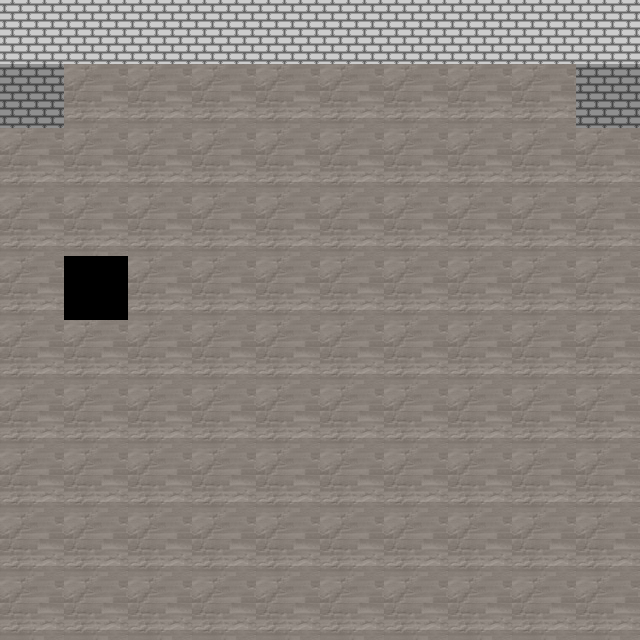

This game map was drawn from its Tiled (.tmx) file and the tilesets committed beside it. A one-line description and the full map source follow:
An orthogonal 10x10 tile map with 64x64 px tiles, 1 tile layer (Tile Layer 1), 2 tilesets and 3 objects.

<map version="1.0" orientation="orthogonal" renderorder="right-down" width="10" height="10" tilewidth="64" tileheight="64" nextobjectid="5">
 <tileset firstgid="1" name="dgnTile" tilewidth="64" tileheight="64" tilecount="1" columns="1">
  <image source="dgnTile.png" width="64" height="64" />
 </tileset>
 <tileset firstgid="2" name="tileset" tilewidth="64" tileheight="64" tilecount="400" columns="20">
  <image source="tileset.png" width="1280" height="1280" />
 </tileset>
 <layer name="Tile Layer 1" width="10" height="10">
  <data encoding="csv">
4,4,4,4,4,4,4,4,4,4,
3,2,2,2,2,2,2,2,2,3,
2,2,2,2,2,2,2,2,2,2,
2,2,2,2,2,2,2,2,2,2,
2,5,2,2,2,2,2,2,2,2,
2,2,2,2,2,2,2,2,2,2,
2,2,2,2,2,2,2,2,2,2,
2,2,2,2,2,2,2,2,2,2,
2,2,2,2,2,2,2,2,2,2,
2,2,2,2,2,2,2,2,2,2
</data>
 </layer>
 <objectgroup name="Walls">
  <object id="2" x="0" y="2" width="64" height="124" />
  <object id="3" x="574" y="-2" width="62" height="126" />
 </objectgroup>
 <objectgroup name="SolidObjects">
  <object id="4" x="86" y="280" width="24" height="28">
   <ellipse />
  </object>
 </objectgroup>
</map>